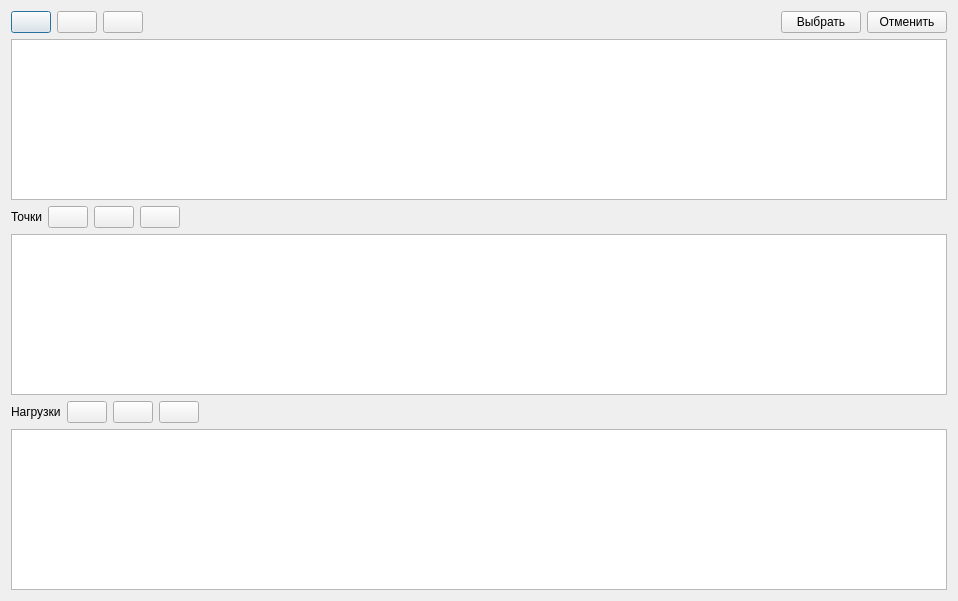
<?xml version="1.0" encoding="UTF-8"?>
<ui version="4.0">
 <class>Dialog</class>
 <widget class="QDialog" name="Dialog">
  <property name="geometry">
   <rect>
    <x>0</x>
    <y>0</y>
    <width>958</width>
    <height>601</height>
   </rect>
  </property>
  <property name="windowTitle">
   <string>ГОСТ точки/нагрузки</string>
  </property>
  <layout class="QVBoxLayout" name="verticalLayout">
   <item>
    <layout class="QHBoxLayout" name="horizontalLayout_2">
     <item>
      <widget class="QPushButton" name="pushButton">
       <property name="toolTip">
        <string>Добавить</string>
       </property>
       <property name="text">
        <string/>
       </property>
       <property name="icon">
        <iconset>
         <normaloff>:/ico/ico/Play_Red_128.png</normaloff>:/ico/ico/Play_Red_128.png</iconset>
       </property>
       <property name="iconSize">
        <size>
         <width>24</width>
         <height>24</height>
        </size>
       </property>
      </widget>
     </item>
     <item>
      <widget class="QPushButton" name="pushButton_2">
       <property name="toolTip">
        <string>Изменить</string>
       </property>
       <property name="text">
        <string/>
       </property>
       <property name="icon">
        <iconset>
         <normaloff>../../Users/Александр/.designer/ElectroLab/trunk/electrolab/gui/ui/ico/pencil_32.png</normaloff>../../Users/Александр/.designer/ElectroLab/trunk/electrolab/gui/ui/ico/pencil_32.png</iconset>
       </property>
       <property name="iconSize">
        <size>
         <width>24</width>
         <height>24</height>
        </size>
       </property>
      </widget>
     </item>
     <item>
      <widget class="QPushButton" name="pushButton_3">
       <property name="toolTip">
        <string>Удалить</string>
       </property>
       <property name="text">
        <string/>
       </property>
       <property name="icon">
        <iconset>
         <normaloff>../../Users/Александр/.designer/ElectroLab/trunk/electrolab/gui/ui/ico/trash_32.png</normaloff>../../Users/Александр/.designer/ElectroLab/trunk/electrolab/gui/ui/ico/trash_32.png</iconset>
       </property>
       <property name="iconSize">
        <size>
         <width>24</width>
         <height>24</height>
        </size>
       </property>
      </widget>
     </item>
     <item>
      <spacer name="horizontalSpacer_2">
       <property name="orientation">
        <enum>Qt::Horizontal</enum>
       </property>
       <property name="sizeHint" stdset="0">
        <size>
         <width>40</width>
         <height>20</height>
        </size>
       </property>
      </spacer>
     </item>
     <item>
      <widget class="QPushButton" name="pushButton_7">
       <property name="text">
        <string>Выбрать</string>
       </property>
      </widget>
     </item>
     <item>
      <widget class="QPushButton" name="pushButton_8">
       <property name="text">
        <string>Отменить</string>
       </property>
      </widget>
     </item>
    </layout>
   </item>
   <item>
    <widget class="QTableView" name="tableView">
     <property name="font">
      <font>
       <pointsize>8</pointsize>
      </font>
     </property>
     <property name="sortingEnabled">
      <bool>true</bool>
     </property>
    </widget>
   </item>
   <item>
    <layout class="QHBoxLayout" name="horizontalLayout_3">
     <item>
      <widget class="QLabel" name="label_3">
       <property name="text">
        <string>Точки</string>
       </property>
      </widget>
     </item>
     <item>
      <widget class="QPushButton" name="pushButton_4">
       <property name="toolTip">
        <string>Добавить</string>
       </property>
       <property name="text">
        <string/>
       </property>
       <property name="icon">
        <iconset>
         <normaloff>:/ico/ico/Play_Red_128.png</normaloff>:/ico/ico/Play_Red_128.png</iconset>
       </property>
       <property name="iconSize">
        <size>
         <width>24</width>
         <height>24</height>
        </size>
       </property>
      </widget>
     </item>
     <item>
      <widget class="QPushButton" name="pushButton_5">
       <property name="toolTip">
        <string>Изменить</string>
       </property>
       <property name="text">
        <string/>
       </property>
       <property name="icon">
        <iconset>
         <normaloff>../../Users/Александр/.designer/ElectroLab/trunk/electrolab/gui/ui/ico/pencil_32.png</normaloff>../../Users/Александр/.designer/ElectroLab/trunk/electrolab/gui/ui/ico/pencil_32.png</iconset>
       </property>
       <property name="iconSize">
        <size>
         <width>24</width>
         <height>24</height>
        </size>
       </property>
      </widget>
     </item>
     <item>
      <widget class="QPushButton" name="pushButton_6">
       <property name="toolTip">
        <string>Удалить</string>
       </property>
       <property name="text">
        <string/>
       </property>
       <property name="icon">
        <iconset>
         <normaloff>../../Users/Александр/.designer/ElectroLab/trunk/electrolab/gui/ui/ico/trash_32.png</normaloff>../../Users/Александр/.designer/ElectroLab/trunk/electrolab/gui/ui/ico/trash_32.png</iconset>
       </property>
       <property name="iconSize">
        <size>
         <width>24</width>
         <height>24</height>
        </size>
       </property>
      </widget>
     </item>
     <item>
      <spacer name="horizontalSpacer_3">
       <property name="orientation">
        <enum>Qt::Horizontal</enum>
       </property>
       <property name="sizeHint" stdset="0">
        <size>
         <width>40</width>
         <height>20</height>
        </size>
       </property>
      </spacer>
     </item>
    </layout>
   </item>
   <item>
    <widget class="QTableView" name="tableView_2"/>
   </item>
   <item>
    <layout class="QHBoxLayout" name="horizontalLayout_4">
     <item>
      <widget class="QLabel" name="label_4">
       <property name="text">
        <string>Нагрузки</string>
       </property>
      </widget>
     </item>
     <item>
      <widget class="QPushButton" name="pushButton_9">
       <property name="toolTip">
        <string>Добавить</string>
       </property>
       <property name="text">
        <string/>
       </property>
       <property name="icon">
        <iconset>
         <normaloff>:/ico/ico/Play_Red_128.png</normaloff>:/ico/ico/Play_Red_128.png</iconset>
       </property>
       <property name="iconSize">
        <size>
         <width>24</width>
         <height>24</height>
        </size>
       </property>
      </widget>
     </item>
     <item>
      <widget class="QPushButton" name="pushButton_10">
       <property name="toolTip">
        <string>Изменить</string>
       </property>
       <property name="text">
        <string/>
       </property>
       <property name="icon">
        <iconset>
         <normaloff>../../Users/Александр/.designer/ElectroLab/trunk/electrolab/gui/ui/ico/pencil_32.png</normaloff>../../Users/Александр/.designer/ElectroLab/trunk/electrolab/gui/ui/ico/pencil_32.png</iconset>
       </property>
       <property name="iconSize">
        <size>
         <width>24</width>
         <height>24</height>
        </size>
       </property>
      </widget>
     </item>
     <item>
      <widget class="QPushButton" name="pushButton_11">
       <property name="toolTip">
        <string>Удалить</string>
       </property>
       <property name="text">
        <string/>
       </property>
       <property name="icon">
        <iconset>
         <normaloff>../../Users/Александр/.designer/ElectroLab/trunk/electrolab/gui/ui/ico/trash_32.png</normaloff>../../Users/Александр/.designer/ElectroLab/trunk/electrolab/gui/ui/ico/trash_32.png</iconset>
       </property>
       <property name="iconSize">
        <size>
         <width>24</width>
         <height>24</height>
        </size>
       </property>
      </widget>
     </item>
     <item>
      <spacer name="horizontalSpacer_4">
       <property name="orientation">
        <enum>Qt::Horizontal</enum>
       </property>
       <property name="sizeHint" stdset="0">
        <size>
         <width>40</width>
         <height>20</height>
        </size>
       </property>
      </spacer>
     </item>
    </layout>
   </item>
   <item>
    <widget class="QTableView" name="tableView_3"/>
   </item>
  </layout>
 </widget>
 <resources/>
 <connections/>
</ui>
